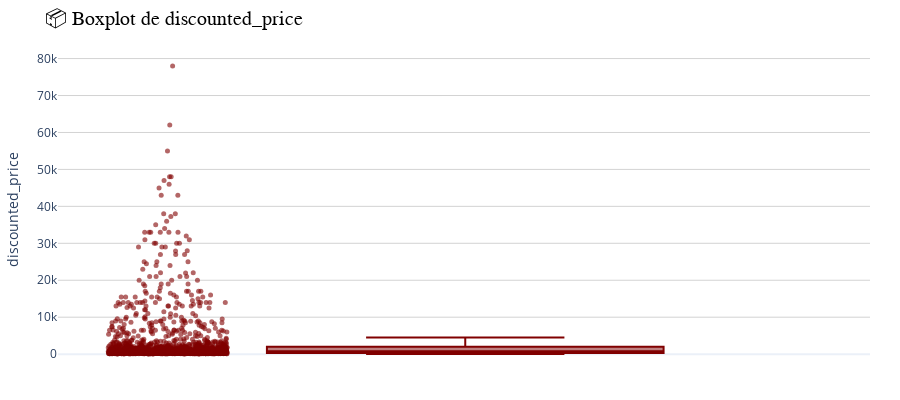
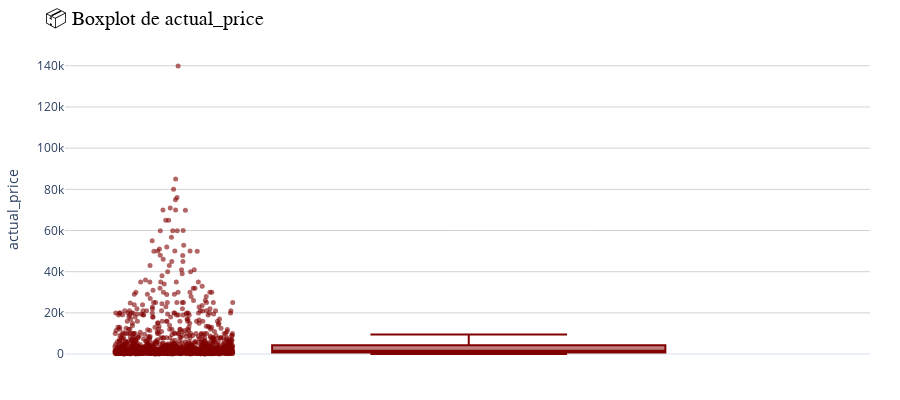
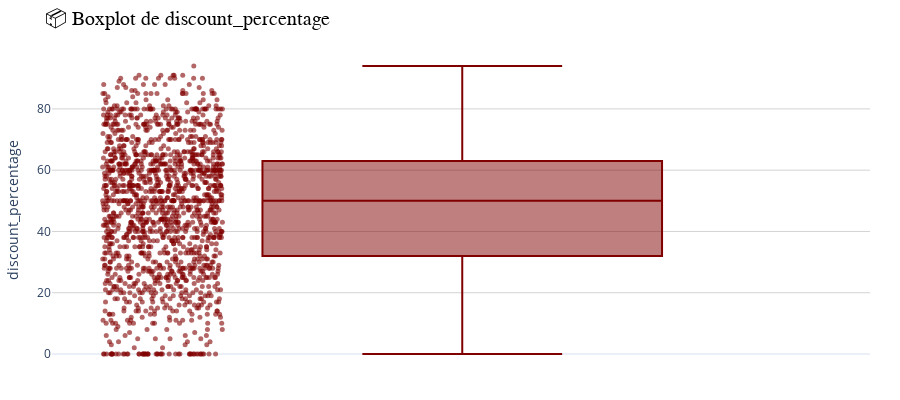
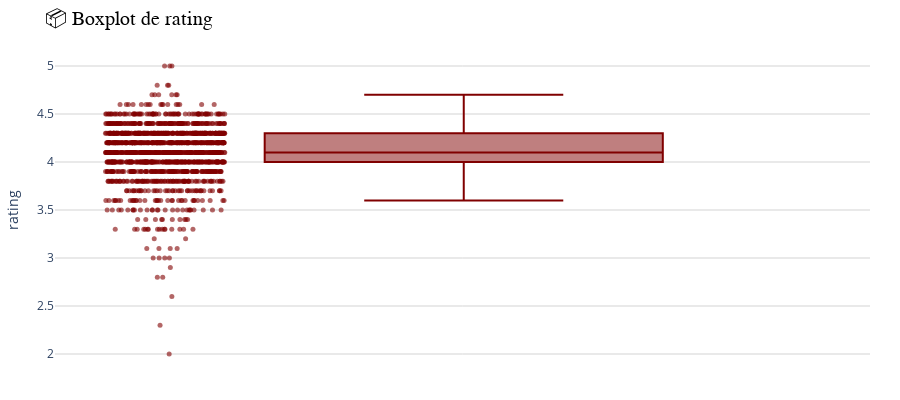

Source (notebook cell) for these figures, in order:
### Code cell
# boxplot para detectar outliers en cada columna numérica usando plotly

for col in numeric_cols:
    fig = px.box(
        df, 
        y=col, 
        title=f'📦 Boxplot de {col}',
        points="all",  # Muestra todos los puntos (outliers incluidos)
        template="plotly_white",  # Fondo claro y limpio
        color_discrete_sequence=["#800000"]  # Color vino tinto profesional
    )
    
    fig.update_layout(
        title_font=dict(size=20, family='Arial', color='black'),
        yaxis_title=col,
        yaxis=dict(showgrid=True, gridcolor='lightgray'),
        margin=dict(l=50, r=30, t=50, b=30),
        height=400
    )
    
    fig.update_traces(jitter=0.3, marker=dict(size=5, opacity=0.6))
    fig.show()

    
# for col in numeric_cols:
#     plt.figure(figsize=(10, 5))
#     sns.boxplot(x=df[col])
#     plt.title(f'Boxplot de {col}')
#     plt.show()

### Figure 1 — Plotly figure (JSON) as saved in the notebook; plotly's stock layout.template omitted (floating-point values rounded to 4 significant figures; data arrays with more than 128 entries replaced by an {"elided": "..."} marker saying what was removed)
{"data": [{"alignmentgroup": "True", "boxpoints": "all", "hovertemplate": "discounted_price=%{y}<extra></extra>", "jitter": 0.3, "legendgroup": "", "marker": {"color": "#800000", "opacity": 0.6, "size": 5}, "name": "", "notched": false, "offsetgroup": "", "orientation": "v", "showlegend": false, "type": "box", "x0": " ", "xaxis": "x", "y": {"elided": "1465 float values"}, "y0": " ", "yaxis": "y"}], "layout": {"boxmode": "group", "height": 400, "legend": {"tracegroupgap": 0}, "margin": {"b": 30, "l": 50, "r": 30, "t": 50}, "title": {"font": {"color": "black", "family": "Arial", "size": 20}, "text": "📦 Boxplot de discounted_price"}, "xaxis": {"anchor": "y", "domain": [0, 1]}, "yaxis": {"anchor": "x", "domain": [0, 1], "gridcolor": "lightgray", "showgrid": true, "title": {"text": "discounted_price"}}}}

### Figure 2 — Plotly figure (JSON) as saved in the notebook; plotly's stock layout.template omitted (floating-point values rounded to 4 significant figures; data arrays with more than 128 entries replaced by an {"elided": "..."} marker saying what was removed)
{"data": [{"alignmentgroup": "True", "boxpoints": "all", "hovertemplate": "actual_price=%{y}<extra></extra>", "jitter": 0.3, "legendgroup": "", "marker": {"color": "#800000", "opacity": 0.6, "size": 5}, "name": "", "notched": false, "offsetgroup": "", "orientation": "v", "showlegend": false, "type": "box", "x0": " ", "xaxis": "x", "y": {"elided": "1465 float values"}, "y0": " ", "yaxis": "y"}], "layout": {"boxmode": "group", "height": 400, "legend": {"tracegroupgap": 0}, "margin": {"b": 30, "l": 50, "r": 30, "t": 50}, "title": {"font": {"color": "black", "family": "Arial", "size": 20}, "text": "📦 Boxplot de actual_price"}, "xaxis": {"anchor": "y", "domain": [0, 1]}, "yaxis": {"anchor": "x", "domain": [0, 1], "gridcolor": "lightgray", "showgrid": true, "title": {"text": "actual_price"}}}}

### Figure 3 — Plotly figure (JSON) as saved in the notebook; plotly's stock layout.template omitted (floating-point values rounded to 4 significant figures; data arrays with more than 128 entries replaced by an {"elided": "..."} marker saying what was removed)
{"data": [{"alignmentgroup": "True", "boxpoints": "all", "hovertemplate": "discount_percentage=%{y}<extra></extra>", "jitter": 0.3, "legendgroup": "", "marker": {"color": "#800000", "opacity": 0.6, "size": 5}, "name": "", "notched": false, "offsetgroup": "", "orientation": "v", "showlegend": false, "type": "box", "x0": " ", "xaxis": "x", "y": {"elided": "1465 int values"}, "y0": " ", "yaxis": "y"}], "layout": {"boxmode": "group", "height": 400, "legend": {"tracegroupgap": 0}, "margin": {"b": 30, "l": 50, "r": 30, "t": 50}, "title": {"font": {"color": "black", "family": "Arial", "size": 20}, "text": "📦 Boxplot de discount_percentage"}, "xaxis": {"anchor": "y", "domain": [0, 1]}, "yaxis": {"anchor": "x", "domain": [0, 1], "gridcolor": "lightgray", "showgrid": true, "title": {"text": "discount_percentage"}}}}

### Figure 4 — Plotly figure (JSON) as saved in the notebook; plotly's stock layout.template omitted (floating-point values rounded to 4 significant figures; data arrays with more than 128 entries replaced by an {"elided": "..."} marker saying what was removed)
{"data": [{"alignmentgroup": "True", "boxpoints": "all", "hovertemplate": "rating=%{y}<extra></extra>", "jitter": 0.3, "legendgroup": "", "marker": {"color": "#800000", "opacity": 0.6, "size": 5}, "name": "", "notched": false, "offsetgroup": "", "orientation": "v", "showlegend": false, "type": "box", "x0": " ", "xaxis": "x", "y": {"elided": "1465 float values"}, "y0": " ", "yaxis": "y"}], "layout": {"boxmode": "group", "height": 400, "legend": {"tracegroupgap": 0}, "margin": {"b": 30, "l": 50, "r": 30, "t": 50}, "title": {"font": {"color": "black", "family": "Arial", "size": 20}, "text": "📦 Boxplot de rating"}, "xaxis": {"anchor": "y", "domain": [0, 1]}, "yaxis": {"anchor": "x", "domain": [0, 1], "gridcolor": "lightgray", "showgrid": true, "title": {"text": "rating"}}}}
